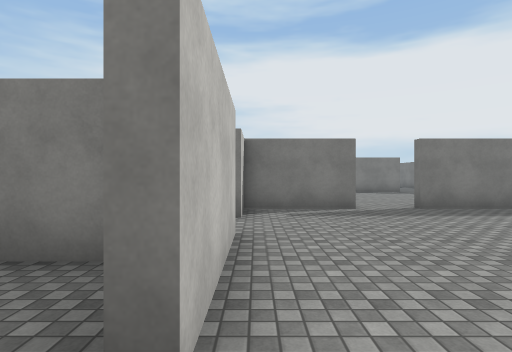
view 1 (above)

22 first-person views from a walk through a 3-D level made in the Unity game engine. The camera is 1.4 m above the floor, looks level and sees 80° across. The floor is counted in squares, 2 m on a side. Each view is taken from the middle of a square. On the plan, view 1 faces up. The plan holds only what a view shows up to about 10 squares ahead; the rest is blank. The place goes on beyond the plan. Some surface patterns are stand-ins.

view 2
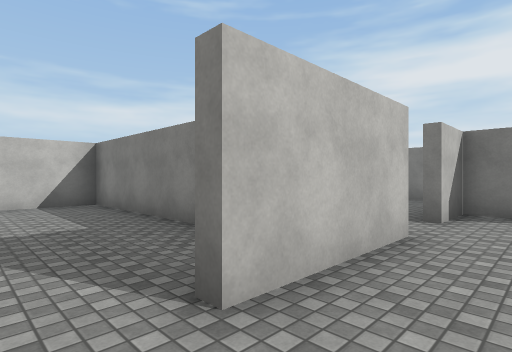

view 3
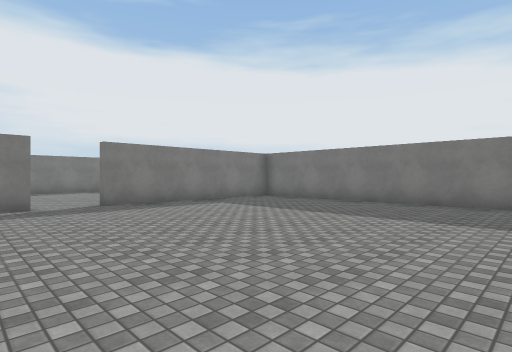

view 4
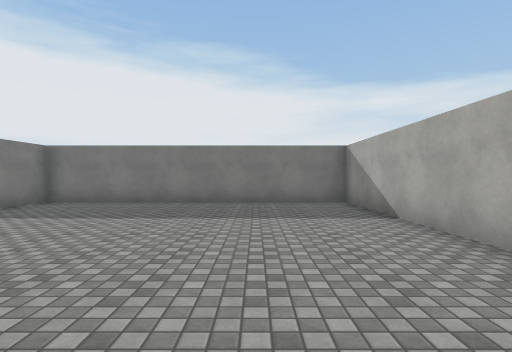

view 5
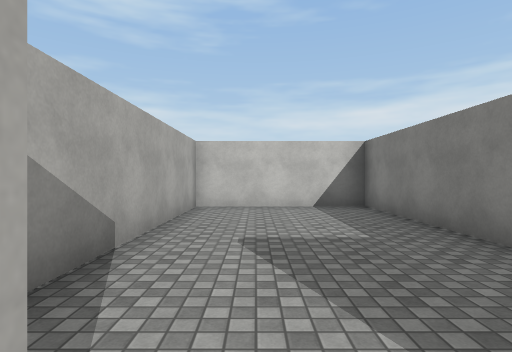

view 6
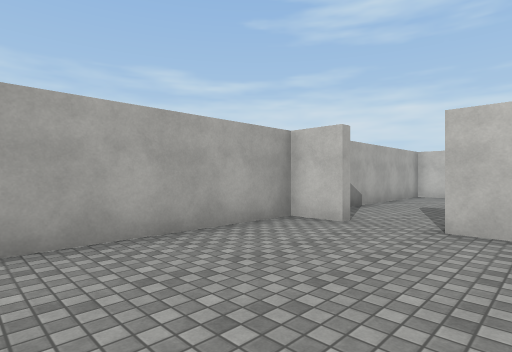

view 7
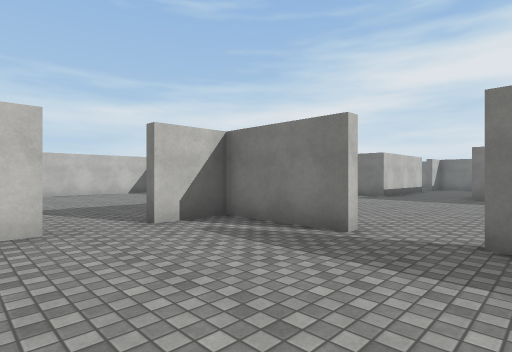

view 8
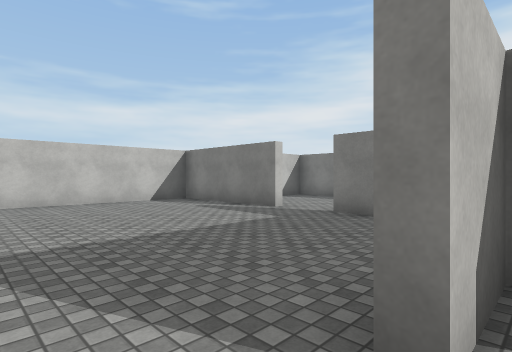

view 9
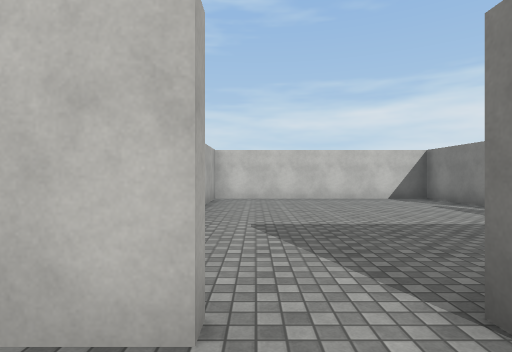

view 10
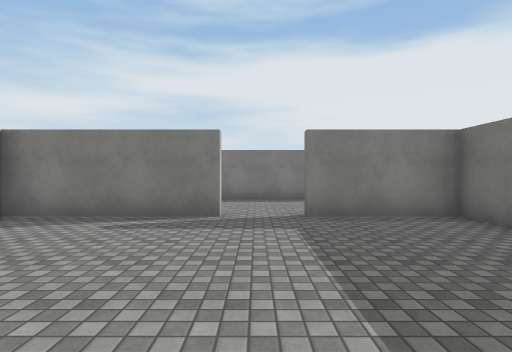

view 11
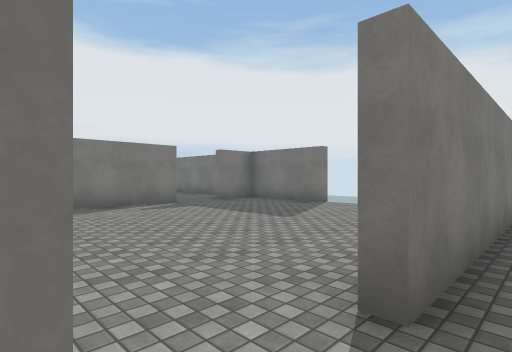

view 12
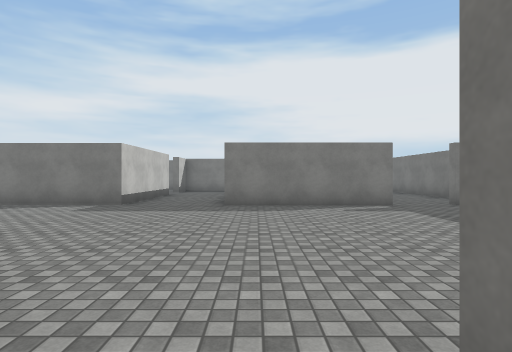

view 13
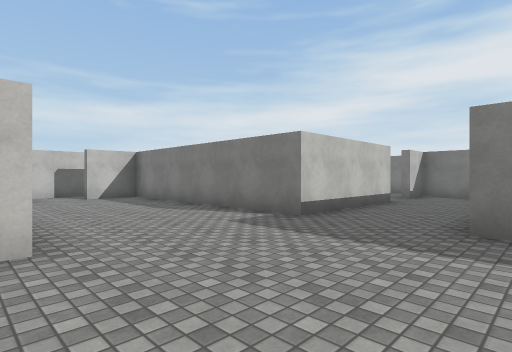

view 14
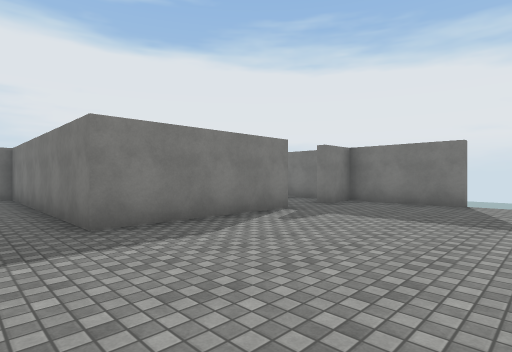

view 15
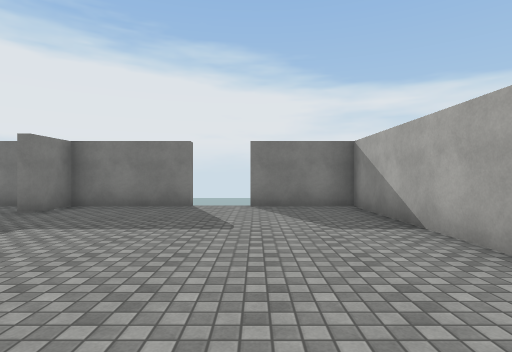

view 16
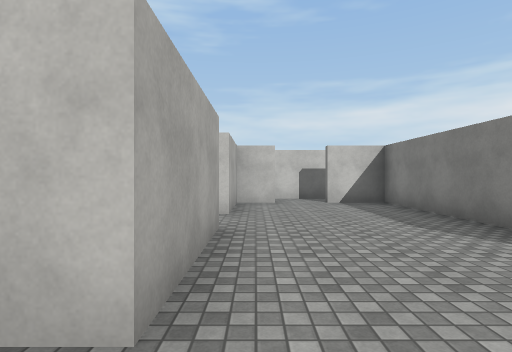

view 17
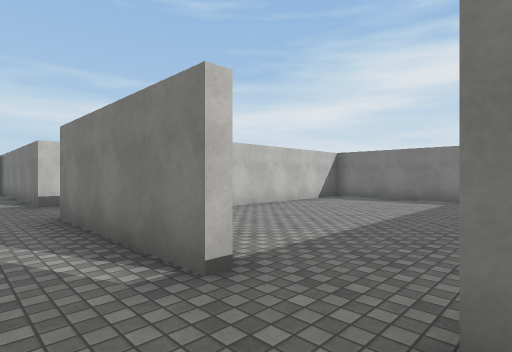

view 18
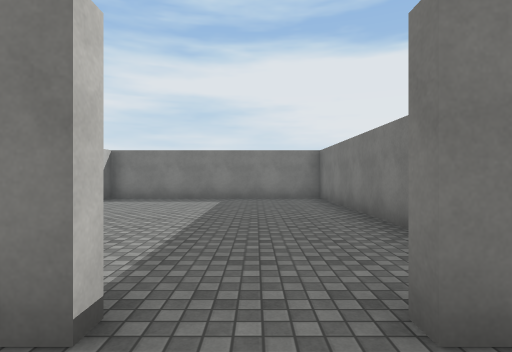

view 19
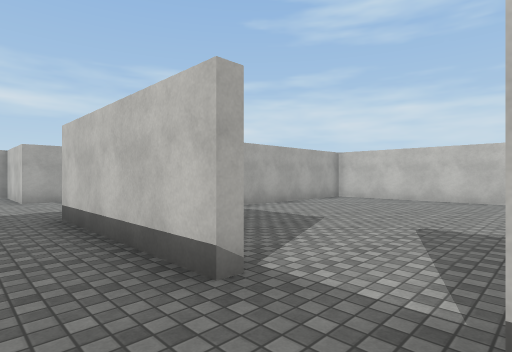

view 20
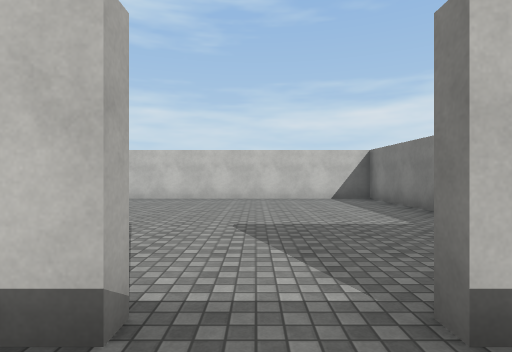

view 21
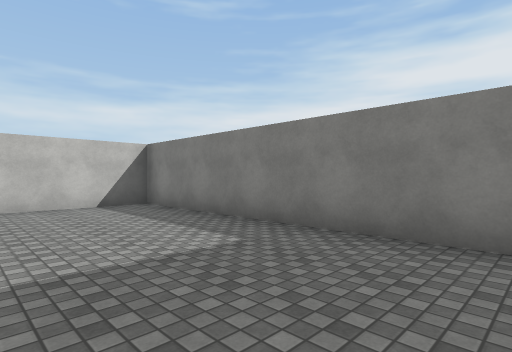

view 22
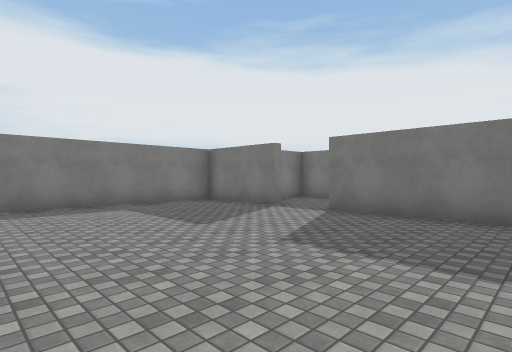

### Floor plan
Points are (right, up) in squares from view 1. A wall is a line through its corners. A room is listed if a view was taken in it or the views show most of it. See-through windows are left out.
Room 1 (views 1, 5)
walls: (-1.1, 2.5) (-7, 2.5) (-7, -1.4) (-1.8, -1.4)
ways out: opening at (0, 0.5) to room 2
Room 2 (views 2, 3, 4, 6, 7, 8, 9, 11, 12)
walls: (2.2, 6.5) (-0.2, 6.5) (-0.2, 5.1); (-0.2, 3.9) (-0.2, 1); (-0.2, -0.2) (-0.2, -1.4) (9, -1.4) (9, 6.5) (3.5, 6.5)
ways out: opening at (0, 0.5) to room 1; opening at (0, 4.5) to room 3; opening at (3, 7) to room 4
Room 3 (view 10)
walls: (-4.5, 9.3) (-8.4, 9.3) (-8.4, 2.8) (-6.5, 2.8); (-0.5, 8.1) (-0.5, 9.3) (-3.1, 9.3)
ways out: opening at (0, 4.5) to room 2; opening at (-4, 9) to room 4
Room 4 (views 13, 14, 15, 16, 17, 18, 19, 20)
walls: (6.2, 13.2) (2.3, 13.2) (2.3, 20.1) (-0.1, 20.1); (4.6, 6.7) (9, 6.7) (9, 9.1); (-3.1, 9.5) (-0.2, 9.5) (-0.2, 6.9); (-0.2, 17.5) (-0.2, 13.2) (-7, 13.2) (-7, 11.9); (9, 10.4) (9, 13.2) (7.8, 13.2); (-7, 10.5) (-7, 9.5) (-4.6, 9.5); (-0.2, 19.9) (-0.2, 18.9)
ways out: opening at (3, 7) to room 2; opening at (-4, 9) to room 3; opening at (0, 18) to room 5; opening at (7, 13) to room 6; opening at (-7, 11) to room 7; opening at (9, 10)
Room 5 (views 21, 22)
walls: (-0.5, 18.9) (-0.5, 21.5) (-8.4, 21.5) (-8.4, 14); (-7.9, 13.6) (-3.9, 13.6); (-0.5, 14.4) (-0.5, 17.4)
ways out: opening at (0, 18) to room 4
Room 6 (no view inside)
walls: (9, 14.2) (9, 21.5) (2.5, 21.5) (2.5, 16.6)
ways out: opening at (7, 13) to room 4
Room 7 (no view inside)
walls: (-8.4, 12.2) (-8.4, 10.5)
ways out: opening at (-7, 11) to room 4

Where each view was taken, in squares from view 1:
view 1: 0 up, 0 right, facing up
view 2: 0 up, 1 right, facing up-left
view 3: 1 down, 1 right, facing up-right
view 4: 1 up, 1 right, facing right
view 5: 0 up, 0 right, facing left
view 6: 2 up, 4 right, facing down-left
view 7: 3 up, 4 right, facing up-left
view 8: 4 up, 0 right, facing up-left
view 9: 4 up, 1 right, facing left
view 10: 4 up, 4 left, facing up
view 11: 6 up, 2 right, facing up-right
view 12: 6 up, 3 right, facing up
view 13: 9 up, 3 right, facing up-left
view 14: 9 up, 1 right, facing up-right
view 15: 9 up, 2 right, facing right
view 16: 10 up, 1 right, facing left
view 17: 12 up, 8 right, facing up-left
view 18: 12 up, 7 right, facing up
view 19: 19 up, 1 right, facing down-left
view 20: 18 up, 1 right, facing left
view 21: 18 up, 1 left, facing up-left
view 22: 14 up, 6 left, facing up-right
